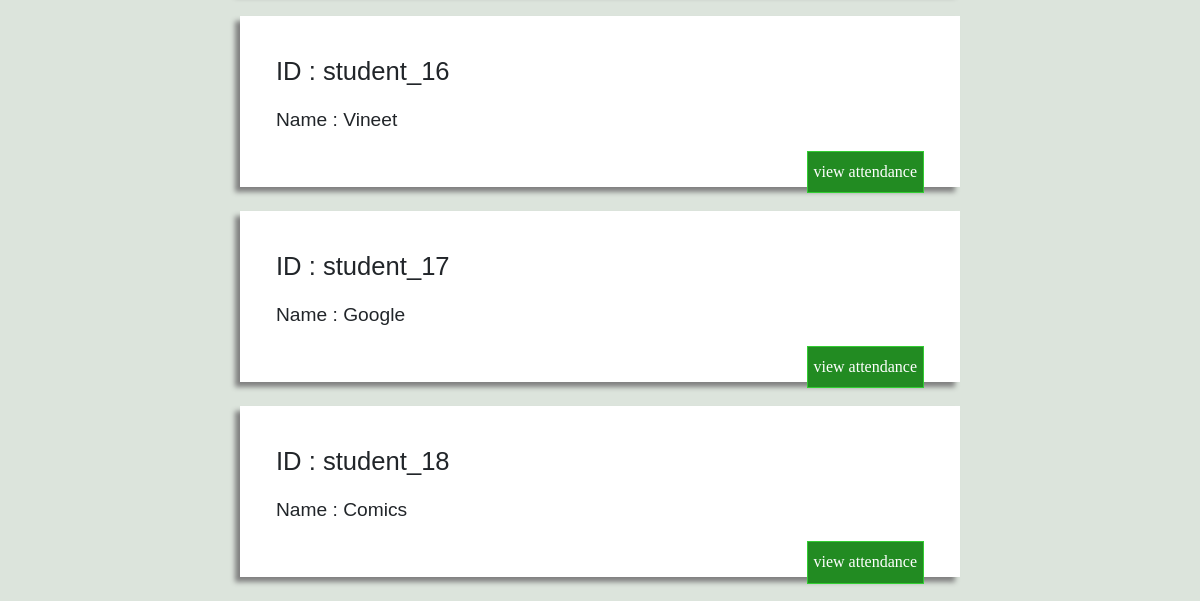
The page /students/ (signed in, lower part) on the database as committed earlier.
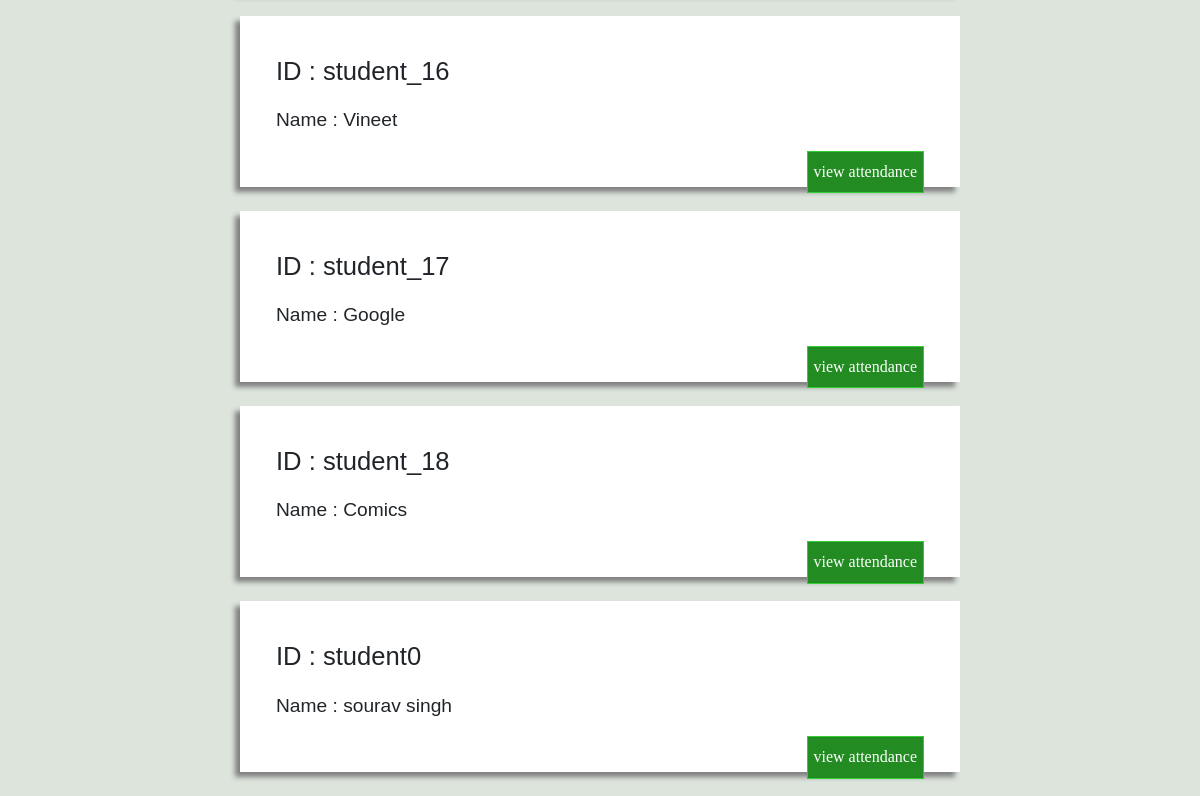
The same page on the database as committed later.
### attendance/models.py (models this page shows, shortened)
class Student(models.Model):
    user = models.OneToOneField(CustomUser,on_delete = models.CASCADE,default = 1)
    name = models.CharField(max_length = 100)

class CustomUser(AbstractUser):
   is_student = models.BooleanField(default=False)
   is_teacher = models.BooleanField(default=False)
   def __str__(self):
       return self.username

### attendance/views.py (the view)
# urls.py: path('students/',views.StudentList,name = 'StudentList'),
@login_required
@user_passes_test(is_staff)
def StudentList(request):
    message = ""
    students= Student.objects.all()
    try:
        Student.objects.get(id=1)
    except:
        message += "NO STUDENTS IN DB"
    attendances = Attendance.objects.all()
    return render(request,'StudentList.html',{'students':students,'attendances':attendances,'request':request,'message':message})

### attendance/views.py (called while the page is built)
def is_staff(user):
    object = CustomUser.objects.get(id = user.id)
    if object.is_teacher == True:
        return True
    else:
        return False

### attendance/templates/StudentList.html (shortened to what this page needs)
<html>
    <head>
<link rel="stylesheet" href="https://maxcdn.bootstrapcdn.com/bootstrap/4.3.1/css/bootstrap.min.css">
    </head>
    <body>
        {% for student in students %}
            <div class = "student_detail_div">
            <P id = "student-id">ID : {{student.user}} </P>
            <p id = "student-name">Name : {{student.name}}</p>
            <button class="view-attendance-button"><a id = "link" href = "/student-attendance/{{student.id}}/">view attendance</a></button>
            </div>
        {% endfor %}
    </body>
</html>

Rows that differ between the two databases and show on the page:
added Student: user "student0", name "sourav singh"
